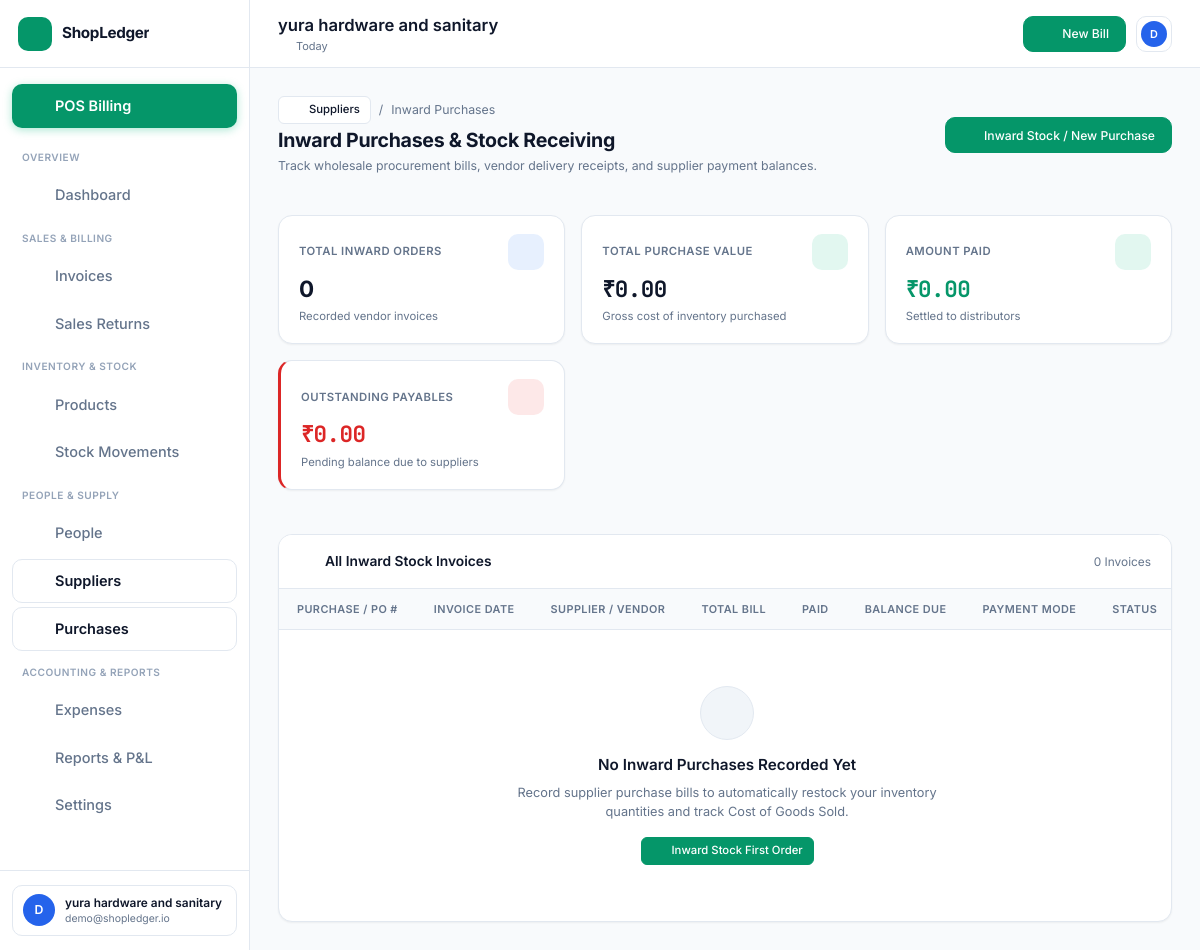
/purchases (signed in), run on the app's committed database.
### tables this page shows
CREATE TABLE businesses (
        id INTEGER PRIMARY KEY AUTOINCREMENT,
        owner_id INTEGER NOT NULL,
        name TEXT NOT NULL,
        category TEXT DEFAULT 'retail',
        phone TEXT,
        email TEXT,
        address TEXT,
        gstin TEXT,
        currency TEXT DEFAULT '₹',
        invoice_prefix TEXT DEFAULT 'INV-',
        tax_enabled INTEGER DEFAULT 1,
        default_tax_rate REAL DEFAULT 0.0,
        terms_conditions TEXT DEFAULT 'Thank you for your business! Goods once sold cannot be returned without bill.',
        created_at TIMESTAMP DEFAULT CURRENT_TIMESTAMP,
        FOREIGN KEY (owner_id) REFERENCES users(id) ON DELETE CASCADE
    );

### routes/supplier_routes.py (the view)
@supplier_bp.route("/purchases")
def list_purchases():
    if "user_id" not in session:
        return redirect(url_for("auth.login"))
    biz_id = session.get("business_id")
    purchases = get_purchases(biz_id)
    business = get_business_by_id(biz_id)
    return render_template(
        "suppliers/purchases.html",
        purchases=purchases,
        business=business
    )

### models/database.py (called while the page is built)
def get_db_connection():
    conn = sqlite3.connect(DB_PATH)
    conn.row_factory = sqlite3.Row
    conn.execute("PRAGMA foreign_keys = ON;")
    return conn

### services/business_service.py (called while the page is built)
def get_business_by_id(business_id):
    if not business_id:
        return None
    conn = get_db_connection()
    biz = conn.execute("SELECT * FROM businesses WHERE id = ?", (business_id,)).fetchone()
    conn.close()
    return dict(biz) if biz else None

### services/supplier_service.py (called while the page is built)
def get_purchases(business_id, limit=50):
    conn = get_db_connection()
    rows = conn.execute("""
    SELECT p.*,
           ROUND(p.total_amount - p.paid_amount, 2) as balance_amount,
           s.name as supplier_name,
           s.phone as supplier_phone,
           (SELECT COUNT(*) FROM purchase_items WHERE purchase_id = p.id) as item_count
    FROM purchases p
    LEFT JOIN suppliers s ON p.supplier_id = s.id
    WHERE p.business_id = ?
    ORDER BY p.created_at DESC
    LIMIT ?
    """, (business_id, limit)).fetchall()
    conn.close()
    return [dict(r) for r in rows]

### templates/suppliers/purchases.html (shortened to what this page needs)
{% extends "base.html" %}
{% block content %}
<div class="content-header">
  <div>
    <div style="display: flex; align-items: center; gap: 8px; margin-bottom: 4px;">
      <a href="{{ url_for('suppliers.index') }}" class="btn btn-secondary btn-sm">
        <i data-lucide="arrow-left" style="width: 14px; height: 14px;"></i> Suppliers
      </a>
      <span style="color: var(--text-muted); font-size: 0.85rem;">/</span>
      <span style="color: var(--text-muted); font-size: 0.85rem;">Inward Purchases</span>
    </div>
    <h1 class="page-title">Inward Purchases & Stock Receiving</h1>
    <p class="page-subtitle">Track wholesale procurement bills, vendor delivery receipts, and supplier payment balances.</p>
  </div>
  <div>
    <a href="{{ url_for('suppliers.new_purchase') }}" class="btn btn-primary">
      <i data-lucide="plus" style="width: 16px; height: 16px;"></i> Inward Stock / New Purchase
    </a>
  </div>
</div>
{% set total_purchase_val = 0.0 %}
{% set total_paid_val = 0.0 %}
{% set total_due_val = 0.0 %}
{% for p in purchases %}
  {% set total_purchase_val = total_purchase_val + (p.total_amount or 0.0) %}
  {% set total_paid_val = total_paid_val + (p.paid_amount or 0.0) %}
  {% set total_due_val = total_due_val + (p.balance_amount or 0.0) %}
{% endfor %}
<div class="kpi-grid">
  <div class="kpi-card">
    <div class="kpi-header">
      <span class="kpi-title">Total Inward Orders</span>
      <div class="kpi-icon" style="background: rgba(59, 130, 246, 0.12); color: #3B82F6;">
        <i data-lucide="shopping-bag" style="width: 20px; height: 20px;"></i>
      </div>
    </div>
    <div class="kpi-value">{{ purchases|length }}</div>
    <div class="kpi-meta">Recorded vendor invoices</div>
  </div>
  <div class="kpi-card">
    <div class="kpi-header">
      <span class="kpi-title">Total Purchase Value</span>
      <div class="kpi-icon" style="background: rgba(16, 185, 129, 0.12); color: #10B981;">
        <i data-lucide="indian-rupee" style="width: 20px; height: 20px;"></i>
      </div>
    </div>
    <div class="kpi-value" style="font-family: 'JetBrains Mono', monospace;">{{ business.currency }}{{ "{:,.2f}".format(total_purchase_val) }}</div>
    <div class="kpi-meta">Gross cost of inventory purchased</div>
  </div>
  <div class="kpi-card">
    <div class="kpi-header">
      <span class="kpi-title">Amount Paid</span>
      <div class="kpi-icon" style="background: rgba(16, 185, 129, 0.12); color: #10B981;">
        <i data-lucide="check-circle" style="width: 20px; height: 20px;"></i>
      </div>
    </div>
    <div class="kpi-value" style="color: var(--accent-green); font-family: 'JetBrains Mono', monospace;">{{ business.currency }}{{ "{:,.2f}".format(total_paid_val) }}</div>
    <div class="kpi-meta">Settled to distributors</div>
  </div>
  <div class="kpi-card" style="border-left: 3px solid var(--accent-red);">
    <div class="kpi-header">
      <span class="kpi-title">Outstanding Payables</span>
      <div class="kpi-icon" style="background: rgba(239, 68, 68, 0.12); color: #EF4444;">
        <i data-lucide="alert-circle" style="width: 20px; height: 20px;"></i>
      </div>
    </div>
    <div class="kpi-value" style="color: var(--accent-red); font-family: 'JetBrains Mono', monospace;">{{ business.currency }}{{ "{:,.2f}".format(total_due_val) }}</div>
    <div class="kpi-meta">Pending balance due to suppliers</div>
  </div>
</div>
<div class="card" style="padding: 0; overflow: hidden;">
  <div style="padding: 16px 20px; border-bottom: 1px solid var(--border-color); display: flex; justify-content: space-between; align-items: center; background: #FFFFFF;">
    <h3 style="font-size: 0.95rem; font-weight: 600; display: flex; align-items: center; gap: 8px;">
      <i data-lucide="shopping-bag" style="width: 18px; height: 18px; color: var(--accent-green);"></i>
      All Inward Stock Invoices
    </h3>
    <span style="font-size: 0.82rem; color: var(--text-muted);">{{ purchases|length }} Invoices</span>
  </div>
  <div class="table-container">
    <table class="data-table">
      <thead>
        <tr>
          <th>Purchase / PO #</th>
          <th>Invoice Date</th>
          <th>Supplier / Vendor</th>
          <th style="text-align: right;">Total Bill</th>
          <th style="text-align: right;">Paid</th>
          <th style="text-align: right;">Balance Due</th>
          <th>Payment Mode</th>
          <th>Status</th>
        </tr>
      </thead>
      <tbody>
        {% if purchases %}
          {% for p in purchases %}
          <tr>
            <td>
              <span style="font-family: 'JetBrains Mono', monospace; font-weight: 600; color: var(--text-main);">
                {{ p.purchase_number }}
              </span>
            </td>
            <td style="font-size: 0.82rem; color: var(--text-muted); font-family: 'JetBrains Mono', monospace;">
              {{ p.created_at[:10] if p.created_at else '' }}
            </td>
            <td>
              <div style="display: flex; align-items: center; gap: 8px;">
                <div style="width: 28px; height: 28px; border-radius: var(--radius-sm); background: #EFF6FF; border: 1px solid var(--border-color); display: flex; align-items: center; justify-content: center; color: #2563EB; font-weight: 600; font-size: 0.75rem;">
                  {{ (p.supplier_name or 'D')[0]|upper }}
                </div>
                <div style="font-weight: 600; color: var(--text-main);">
                  {{ p.supplier_name or 'Direct Purchase / Counter' }}
                </div>
              </div>
            </td>
            <td style="text-align: right; font-weight: 700; font-family: 'JetBrains Mono', monospace; color: var(--text-main);">
              {{ business.currency }}{{ "{:,.2f}".format(p.total_amount) }}
            </td>
            <td style="text-align: right; font-family: 'JetBrains Mono', monospace; color: var(--accent-green);">
              {{ business.currency }}{{ "{:,.2f}".format(p.paid_amount) }}
            </td>
            <td style="text-align: right; font-family: 'JetBrains Mono', monospace; font-weight: 600; color: {% if p.balance_amount > 0 %}var(--accent-red){% else %}var(--text-muted){% endif %};">
              {{ business.currency }}{{ "{:,.2f}".format(p.balance_amount) }}
            </td>
            <td>
              <span class="badge" style="background: #F1F5F9; border: 1px solid var(--border-color); text-transform: uppercase; font-size: 0.72rem; color: #475569;">
                {{ p.payment_method }}
              </span>
            </td>
            <td>
              {% if p.status == 'received' or p.balance_amount == 0 %}
                <span class="badge badge-paid">Fully Settled</span>
              {% else %}
                <span class="badge badge-partial">Credit / Dues</span>
              {% endif %}
            </td>
          </tr>
          {% endfor %}
        {% else %}
          <tr>
            <td colspan="8" style="text-align: center; padding: 56px 24px; color: var(--text-muted);">
              <div style="width: 54px; height: 54px; border-radius: var(--radius-full); background: #F1F5F9; border: 1px solid var(--border-color); display: inline-flex; align-items: center; justify-content: center; margin-bottom: 14px;">
                <i data-lucide="shopping-bag" style="width: 26px; height: 26px; color: var(--text-muted);"></i>
              </div>
              <h3 style="font-weight: 600; font-size: 1.05rem; color: var(--text-main); margin-bottom: 6px;">No Inward Purchases Recorded Yet</h3>
              <p style="font-size: 0.88rem; max-width: 440px; margin: 0 auto 16px;">Record supplier purchase bills to automatically restock your inventory quantities and track Cost of Goods Sold.</p>
              <a href="{{ url_for('suppliers.new_purchase') }}" class="btn btn-primary btn-sm">
                <i data-lucide="plus" style="width: 14px; height: 14px;"></i> Inward Stock First Order
              </a>
            </td>
          </tr>
        {% endif %}
      </tbody>
    </table>
  </div>
</div>
{% endblock %}

### templates/base.html (shortened to what this page needs)
<!DOCTYPE html>
<html lang="en" data-theme="light">
<head>
  <link rel="stylesheet" href="{{ url_for('static', filename='fintech.css') }}">
</head>
<body>
  <div class="app-layout">
    <aside class="sidebar" id="main-sidebar">
      <div class="sidebar-header">
        <a href="{{ url_for('dashboard.index') }}" class="brand-wrapper">
          <div class="brand-logo">
            <i data-lucide="store" style="width: 20px; height: 20px;"></i>
          </div>
          <span class="brand-name">ShopLedger</span>
        </a>
        <button class="sidebar-collapse-btn" id="sidebar-collapse-btn" title="Toggle Sidebar">
          <i data-lucide="chevron-left" style="width: 16px; height: 16px;"></i>
        </button>
      </div>
      <nav class="sidebar-nav">
        <a href="{{ url_for('pos.index') }}" class="nav-link pos-nav-highlight" style="margin-bottom: 8px;">
          <i data-lucide="zap" class="nav-icon"></i>
          <span class="nav-label">POS Billing</span>
        </a>
        <span class="nav-section-title">Overview</span>
        <a href="{{ url_for('dashboard.index') }}" class="nav-link {% if request.endpoint == 'dashboard.index' %}active{% endif %}">
          <i data-lucide="layout-dashboard" class="nav-icon"></i>
          <span class="nav-label">Dashboard</span>
        </a>
        <span class="nav-section-title">Sales & Billing</span>
        <a href="{{ url_for('invoices.list_invoices') }}" class="nav-link {% if 'invoice' in request.endpoint %}active{% endif %}">
          <i data-lucide="receipt" class="nav-icon"></i>
          <span class="nav-label">Invoices</span>
        </a>
        <a href="{{ url_for('returns.index') }}" class="nav-link {% if 'return' in request.endpoint %}active{% endif %}">
          <i data-lucide="rotate-ccw" class="nav-icon"></i>
          <span class="nav-label">Sales Returns</span>
        </a>
        <span class="nav-section-title">Inventory & Stock</span>
        <a href="{{ url_for('inventory.list_products') }}" class="nav-link {% if 'inventory' in request.endpoint and 'movement' not in request.endpoint %}active{% endif %}">
          <i data-lucide="package" class="nav-icon"></i>
          <span class="nav-label">Products</span>
        </a>
        <a href="{{ url_for('inventory.stock_history') }}" class="nav-link {% if 'movement' in request.endpoint %}active{% endif %}">
          <i data-lucide="history" class="nav-icon"></i>
          <span class="nav-label">Stock Movements</span>
        </a>
        <span class="nav-section-title">People & Supply</span>
        <a href="{{ url_for('customers.index') }}" class="nav-link {% if 'customer' in request.endpoint %}active{% endif %}">
          <i data-lucide="users" class="nav-icon"></i>
          <span class="nav-label">People</span>
        </a>
        <a href="{{ url_for('suppliers.index') }}" class="nav-link {% if 'supplier' in request.endpoint %}active{% endif %}">
          <i data-lucide="truck" class="nav-icon"></i>
          <span class="nav-label">Suppliers</span>
        </a>
        <a href="{{ url_for('suppliers.list_purchases') }}" class="nav-link {% if 'purchase' in request.endpoint %}active{% endif %}">
          <i data-lucide="shopping-bag" class="nav-icon"></i>
          <span class="nav-label">Purchases</span>
        </a>
        <span class="nav-section-title">Accounting & Reports</span>
        <a href="{{ url_for('expenses.index') }}" class="nav-link {% if 'expense' in request.endpoint %}active{% endif %}">
          <i data-lucide="wallet" class="nav-icon"></i>
          <span class="nav-label">Expenses</span>
        </a>
        <a href="{{ url_for('reports.index') }}" class="nav-link {% if 'report' in request.endpoint %}active{% endif %}">
          <i data-lucide="bar-chart-2" class="nav-icon"></i>
          <span class="nav-label">Reports & P&L</span>
        </a>
        <a href="{{ url_for('auth.settings') }}" class="nav-link {% if 'setting' in request.endpoint %}active{% endif %}">
          <i data-lucide="settings" class="nav-icon"></i>
          <span class="nav-label">Settings</span>
        </a>
      </nav>
      <div class="sidebar-footer">
        <div class="user-profile-snippet">
          <div class="user-avatar">
            {{ session.get('user_name', 'U')[0]|upper }}
          </div>
          <div class="user-meta">
            <span class="user-name">{{ session.get('business_name', 'My Shop') }}</span>
            <span class="user-role">{{ session.get('user_email', '') }}</span>
          </div>
        </div>
      </div>
    </aside>
    <div class="main-wrapper">
      <header class="topbar">
        <div class="topbar-left">
          <div>
            <h1 class="welcome-title">{{ session.get('business_name', 'ShopLedger') }}</h1>
            <div class="current-date">
              <i data-lucide="calendar" style="width: 13px; height: 13px;"></i>
              <span id="current-date-display">Today</span>
            </div>
          </div>
        </div>
        <div class="topbar-right">
          <a href="{{ url_for('pos.index') }}" class="btn-primary" style="text-decoration: none;">
            <i data-lucide="plus" style="width: 16px; height: 16px;"></i>
            <span class="btn-text">New Bill</span>
          </a>
          <div class="profile-dropdown-wrapper">
            <button class="action-icon-btn" id="profile-dropdown-trigger" title="Account settings">
              <div class="user-avatar" style="width: 26px; height: 26px; font-size: 0.75rem;">
                {{ session.get('user_name', 'U')[0]|upper }}
              </div>
            </button>
          </div>
        </div>
      </header>
      <main class="dashboard-content">
        {% block content %}{% endblock %}
      </main>
    </div>
  </div>
</body>
</html>

### templates/base.html (style rules this page uses)
.pos-nav-highlight { background: var(--accent-green) !important; color: #FFFFFF !important; font-weight: 600 !important; box-shadow: 0 2px 8px rgba(16, 185, 129, 0.35); }
.pos-nav-highlight .nav-icon { color: #FFFFFF !important; }

### data on the page
businesses: get "yura hardware and sanitary", get "demo@shopledger.io", currency "₹"

### other printed values
{{ session.get('user_name', 'U')[0]|upper }} "D"
{{ purchases|length }} "0"
{{ "{:,.2f}".format(total_purchase_val) }} "0.00"
{{ "{:,.2f}".format(total_paid_val) }} "0.00"
{{ "{:,.2f}".format(total_due_val) }} "0.00"
